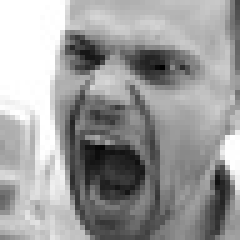
#> input picture homework2_KNN/dataset/test/angry/PrivateTest_1221822.jpg, 48 x 48 px, given as the content of the folder ./dataset/train/surprise, which was not available (shown 5 times larger)
$ jupyter execute --allow-errors knn_class.ipynb   (text cells are left out)
#> lines starting #> are read from the running program, lines starting #| are printed output that depends on the picture; pictures that were not available may be replaced by others from this repository, and a replacement may not be noted
[cell 1]
import os
import cv2
import numpy as np
from skimage.feature import local_binary_pattern, hog
from sklearn.model_selection import train_test_split
from sklearn.neighbors import KNeighborsClassifier
from sklearn.metrics import confusion_matrix, classification_report, accuracy_score
import matplotlib.pyplot as plt
import seaborn as sns
from sklearn.preprocessing import StandardScaler

[cell 2]
# Function to apply Local Binary Patterns (LBP)
def apply_lbp(image, radius=1.0, n_points=8):
    lbp = local_binary_pattern(image, n_points, radius, method='ror')
    return lbp

def apply_hog(image):
    """Applies HOG (Histogram of Oriented Gradients) to an image and returns the features."""
    features = hog(image, orientations=9, pixels_per_cell=(8, 8),
                              cells_per_block=(2, 2), block_norm='L2-Hys',
                              transform_sqrt=True, visualize=False)
    return features

# Function to extract histograms as a feature
def extract_histogram(image):
    image_uint8 = np.uint8(image)
    hist = cv2.calcHist([image_uint8], [0], None, [256], [0, 256])
    return cv2.normalize(hist, hist).flatten()

def load_images(folder):
    """Loads images from a folder without extracting features, just stores the images and labels."""
    images = []
    labels = []
    classes = os.listdir(folder)  # Assuming subfolders are the labels (class names)

    for class_name in classes:
        class_folder = os.path.join(folder, class_name)
        if os.path.isdir(class_folder):
            for filename in os.listdir(class_folder):
                img_path = os.path.join(class_folder, filename)
                image = cv2.imread(img_path, cv2.IMREAD_GRAYSCALE)
                if image is not None:
                    images.append(image)
                    labels.append(class_name)

    return images, np.array(labels)

def extract_features(images, feature_type='lbp'):
    """Applies the feature extraction type (HOG or LBP) to the loaded images."""
    X = []
    for image in images:
        if feature_type == 'lbp':
            lbp_image = apply_lbp(image)
            lbp_image = lbp_image[2:-2, 2:-2]
            features = extract_histogram(lbp_image)
        elif feature_type == 'hog':
            features = apply_hog(image)
        X.append(features)
    return np.array(X)

# Function to plot the confusion matrix
def plot_confusion_matrix(cm, class_names):
    plt.figure(figsize=(10, 7))
    sns.heatmap(cm, annot=True, fmt="d", cmap='Blues', xticklabels=class_names, yticklabels=class_names)
    plt.xlabel('Predicted Label')
    plt.ylabel('True Label')
    plt.title('Confusion Matrix')
    plt.show()

# Function to display original image, convoluted image, and histogram
def show_image_convolution_histogram(image_path):
    # Load the original image
    image = cv2.imread(image_path, cv2.IMREAD_GRAYSCALE)
#> image is the input picture: shape (48, 48); min 0, max 255, mean 156.3

    # Apply convolution filter
    convoluted_image = apply_lbp(image)
#> in apply_lbp, `lbp = local_binary_pattern(image, n_points, radius, method='ror')`:
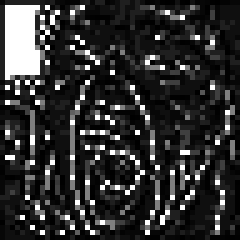
#> lbp: shape (48, 48) float64 (shown 5 times larger); min 0, max 255, mean 49.1
    convoluted_image = convoluted_image[2:-2, 2:-2]
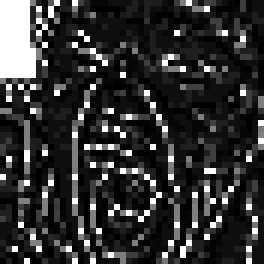
#> convoluted_image: shape (44, 44) float64 (shown 6 times larger); min 0, max 255, mean 50.9
    features = extract_histogram(convoluted_image)
#> in extract_histogram, `hist = cv2.calcHist([image_uint8], [0], None, [256], [0, 256])`: hist = 256 values, max 489 at index 15, min 0 at index 2, mean 7.56
#> features = 256 values, max 0.723 at index 15, min 0 at index 2, mean 0.0112

    # Extract histogram of the convoluted image
    hist = extract_histogram(convoluted_image)
#> hist has the same summary as features

    # Plot the images and histogram
    plt.figure(figsize=(15, 5))

    # Display original image
    plt.subplot(1, 3, 1)
    plt.imshow(image, cmap='gray')
    plt.title('Original Image')

    # Display convoluted image
    plt.subplot(1, 3, 2)
    plt.imshow(convoluted_image)
    plt.title('Convoluted Image')

    # Display histogram
    plt.subplot(1, 3, 3)
    plt.plot(hist)
    plt.title('Histogram')

    plt.tight_layout()
    plt.show()
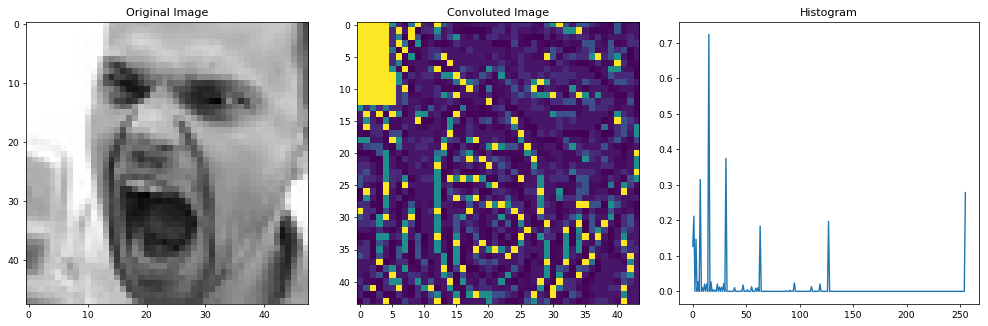
#> figure drawn by matplotlib, 3 panels; panel 3: curve peaks at x = 15, y = 0.723

[cell 3]
# Paths for the train and test folders (replace with your root_path)
root_path = './dataset'
train_dir = os.path.join(root_path, 'train')
test_dir = os.path.join(root_path, 'test')

# Show an example of an original image, convoluted image, and histogram
example_image_path = os.path.join(train_dir, 'surprise', os.listdir(os.path.join(train_dir, 'surprise'))[0])
show_image_convolution_histogram(example_image_path)

# Step 1: Load the images (only once)
images_train, labels_train = load_images(train_dir)
images_test, labels_test = load_images(test_dir)

# Step 2: Extract features using LBP
X_lbp_train = extract_features(images_train, feature_type='lbp')
X_lbp_test = extract_features(images_test, feature_type='lbp')
#> call 2 of extract_features, with feature_type = 'lbp'
#> the loop in extract_features (call 2), `for image in images:` made 4 passes
#> pass 2, in apply_lbp (call 3), `lbp = local_binary_pattern(image, n_points, radius, method='ror')`:
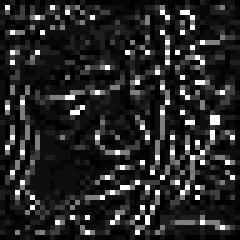
#> lbp: shape (48, 48) float64 (shown 5 times larger); min 0, max 255, mean 39
#> pass 2, in extract_features (call 2), `lbp_image = lbp_image[2:-2, 2:-2]`:
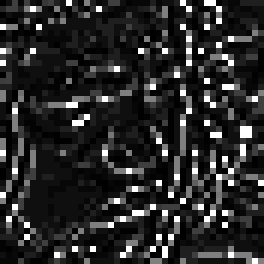
#> lbp_image: shape (44, 44) float64 (shown 6 times larger); min 0, max 255, mean 41.6
#> pass 3, in apply_lbp (call 4), `lbp = local_binary_pattern(image, n_points, radius, method='ror')`:
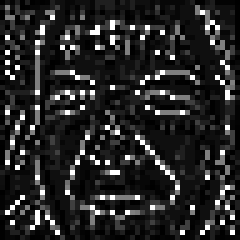
#> lbp: shape (48, 48) float64 (shown 5 times larger); min 0, max 255, mean 39.7
#> after the loop in extract_features (call 2), `for image in images:`:
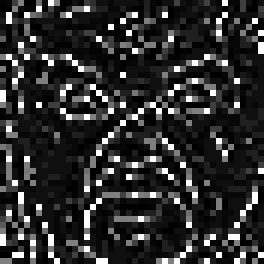
#> lbp_image: shape (44, 44) float64 (shown 6 times larger); min 0, max 255, mean 45.6

[cell 4]
# Train and evaluate the model using LBP
knn_lbp = KNeighborsClassifier(n_neighbors=1)
#> (the rest of this cell did not finish here and is left out)

[cell 5]
# Extract features using HOG
X_hog_train = extract_features(images_train, feature_type='hog')
X_hog_test = extract_features(images_test, feature_type='hog')
